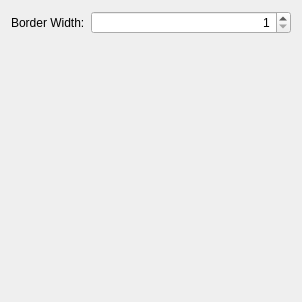
<?xml version="1.0" encoding="UTF-8"?>
<ui version="4.0">
 <class>ContourRepresentationSettings</class>
 <widget class="QWidget" name="ContourRepresentationSettings">
  <property name="geometry">
   <rect>
    <x>0</x>
    <y>0</y>
    <width>302</width>
    <height>302</height>
   </rect>
  </property>
  <property name="windowTitle">
   <string>Form</string>
  </property>
  <layout class="QFormLayout" name="formLayout">
   <item row="0" column="0">
    <widget class="QLabel" name="label">
     <property name="text">
      <string>Border Width:</string>
     </property>
    </widget>
   </item>
   <item row="0" column="1">
    <widget class="QSpinBox" name="m_borderWidth">
     <property name="alignment">
      <set>Qt::AlignRight|Qt::AlignTrailing|Qt::AlignVCenter</set>
     </property>
     <property name="minimum">
      <number>1</number>
     </property>
     <property name="maximum">
      <number>300</number>
     </property>
    </widget>
   </item>
  </layout>
 </widget>
 <resources/>
 <connections/>
</ui>
